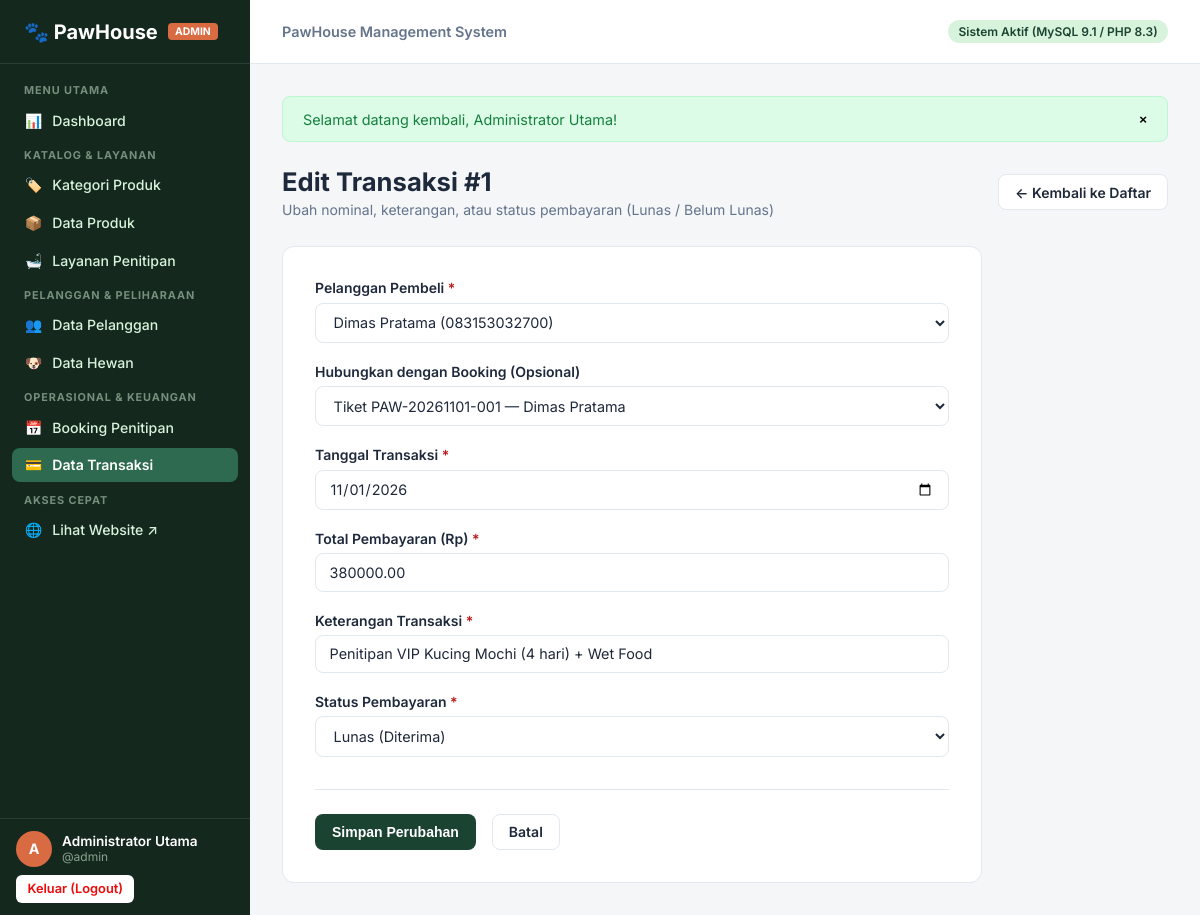
The app's page /admin/transactions/edit.php?id=1 (signed in) with its own data.
### tables this page shows
CREATE TABLE `transactions` (
  `id` INT AUTO_INCREMENT PRIMARY KEY,
  `customer_id` INT NOT NULL,
  `booking_id` INT NULL,
  `transaction_date` DATE NOT NULL,
  `description` VARCHAR(255) NOT NULL,
  `total` DECIMAL(12,2) NOT NULL,
  `payment_status` ENUM('Lunas', 'Belum Lunas') NOT NULL DEFAULT 'Belum Lunas',
  `created_at` TIMESTAMP DEFAULT CURRENT_TIMESTAMP,
  CONSTRAINT `fk_transactions_customer` FOREIGN KEY (`customer_id`) 
    REFERENCES `customers` (`id`) ON UPDATE CASCADE ON DELETE RESTRICT,
  CONSTRAINT `fk_transactions_booking` FOREIGN KEY (`booking_id`) 
    REFERENCES `bookings` (`id`) ON UPDATE CASCADE ON DELETE SET NULL
);

CREATE TABLE `customers` (
  `id` INT AUTO_INCREMENT PRIMARY KEY,
  `name` VARCHAR(100) NOT NULL,
  `phone` VARCHAR(20) NOT NULL,
  `email` VARCHAR(100) NULL,
  `address` TEXT NULL,
  `created_at` TIMESTAMP DEFAULT CURRENT_TIMESTAMP
);

### includes/functions.php (called while the page is built, shortened)
<?php
function e(?string $value): string {
    return htmlspecialchars((string)$value, ENT_QUOTES, 'UTF-8');
}

### config/database.php (called while the page is built, shortened)
<?php
function base_url(string $path = ''): string {
    return BASE_URL . ($path ? '/' . ltrim($path, '/') : '');
}

### admin/transactions/edit.php (the view, shortened to what this page needs)
<?php
require_once __DIR__ . '/../../config/database.php';
require_once __DIR__ . '/../../includes/functions.php';
$id = filter_input(INPUT_GET, 'id', FILTER_VALIDATE_INT);
$pdo = db();
$stmt = $pdo->prepare("SELECT * FROM transactions WHERE id = ?");
$stmt->execute([$id]);
$transaction = $stmt->fetch();
$customers = $pdo->query("SELECT id, name, phone FROM customers ORDER BY name ASC")->fetchAll();
$bookings = $pdo->query("
    SELECT b.id, b.booking_code, cust.name AS customer_name
    FROM bookings b
    JOIN customers cust ON b.customer_id = cust.id
    ORDER BY b.id DESC
    LIMIT 30
")->fetchAll();
require_once __DIR__ . '/../../includes/admin-header.php';
?>
<div class="page-header">
    <div>
        <h1 class="page-title">Edit Transaksi #<?= e($transaction['id']) ?></h1>
        <p class="page-subtitle">Ubah nominal, keterangan, atau status pembayaran (Lunas / Belum Lunas)</p>
    </div>
    <div>
        <a href="<?= base_url('admin/transactions/index.php') ?>" class="btn btn-outline">← Kembali ke Daftar</a>
    </div>
</div>
<div class="form-card">
    <form action="<?= base_url('admin/transactions/edit.php?id=' . $id) ?>" method="POST">
        <div class="form-group">
            <label for="customer_id" class="form-label">Pelanggan Pembeli <span class="req">*</span></label>
            <select name="customer_id" id="customer_id" class="form-control" required>
                <?php foreach ($customers as $c): ?>
                    <option value="<?= $c['id'] ?>" <?= (($transaction['customer_id'] == $c['id']) || (($_POST['customer_id'] ?? '') == $c['id'])) ? 'selected' : '' ?>>
                        <?= e($c['name']) ?> (<?= e($c['phone']) ?>)
                    </option>
                <?php endforeach; ?>
            </select>
        </div>
        <div class="form-group">
            <label for="booking_id" class="form-label">Hubungkan dengan Booking (Opsional)</label>
            <select name="booking_id" id="booking_id" class="form-control">
                <?php foreach ($bookings as $b): ?>
                    <option value="<?= $b['id'] ?>" <?= (($transaction['booking_id'] == $b['id']) || (($_POST['booking_id'] ?? '') == $b['id'])) ? 'selected' : '' ?>>
                        Tiket <?= e($b['booking_code']) ?> — <?= e($b['customer_name']) ?>
                    </option>
                <?php endforeach; ?>
            </select>
        </div>
        <div class="form-row">
            <div class="form-group">
                <label for="transaction_date" class="form-label">Tanggal Transaksi <span class="req">*</span></label>
                <input type="date" name="transaction_date" id="transaction_date" class="form-control" required value="<?= e($_POST['transaction_date'] ?? $transaction['transaction_date']) ?>">
            </div>
            <div class="form-group">
                <label for="total" class="form-label">Total Pembayaran (Rp) <span class="req">*</span></label>
                <input type="number" name="total" id="total" class="form-control" min="0" step="1000" required value="<?= e($_POST['total'] ?? $transaction['total']) ?>">
            </div>
        </div>
        <div class="form-group">
            <label for="description" class="form-label">Keterangan Transaksi <span class="req">*</span></label>
            <input type="text" name="description" id="description" class="form-control" required value="<?= e($_POST['description'] ?? $transaction['description']) ?>">
        </div>
        <div class="form-group">
            <label for="payment_status" class="form-label">Status Pembayaran <span class="req">*</span></label>
            <select name="payment_status" id="payment_status" class="form-control" required>
                <?php $currentPay = $_POST['payment_status'] ?? $transaction['payment_status']; ?>
                <option value="Lunas" <?= $currentPay === 'Lunas' ? 'selected' : '' ?>>Lunas (Diterima)</option>
            </select>
        </div>
        <div class="form-actions">
            <button type="submit" class="btn btn-primary">Simpan Perubahan</button>
            <a href="<?= base_url('admin/transactions/index.php') ?>" class="btn btn-outline">Batal</a>
        </div>
    </form>
</div>
<?php require_once __DIR__ . '/../../includes/admin-footer.php'; ?>

### assets/css/admin.css (style rules this page uses)
:root { --admin-sidebar-bg: #14281D; --admin-sidebar-hover: #1E3F2E; --admin-sidebar-active: #2D6A4F; --admin-sidebar-text: #D8F3DC; --color-primary: #1B4332; --color-primary-light: #2D6A4F; --color-accent: #D96B43; --color-accent-hover: #BF5730; --admin-bg: #F4F6F8; --admin-surface: #FFFFFF; --admin-border: #E2E8F0; --admin-text: #1E293B; --admin-text-muted: #64748B; --color-success: #15803D; --color-success-bg: #DCFCE7; --color-warning: #B45309; --color-warning-bg: #FEF3C7; --color-danger: #B91C1C; --color-danger-bg: #FEE2E2; --color-info: #0369A1; --color-info-bg: #E0F2FE; --sidebar-width: 250px; --header-height: 64px; --radius-sm: 6px; --radius-md: 8px; --radius-lg: 12px; --shadow-sm: 0 1px 2px 0 rgba(0, 0, 0, 0.05); --shadow-md: 0 4px 6px -1px rgba(0, 0, 0, 0.1), 0 2px 4px -1px rgba(0, 0, 0, 0.06); }
*, *::before, *::after { box-sizing: border-box; margin: 0; padding: 0; }
body { font-family: 'Inter', -apple-system, BlinkMacSystemFont, 'Segoe UI', Roboto, sans-serif; color: var(--admin-text); background: var(--admin-bg); min-height: 100vh; display: flex; }
.page-header { display: flex; justify-content: space-between; align-items: center; margin-bottom: 1.75rem; flex-wrap: wrap; gap: 1rem; }
.page-title { font-size: 1.6rem; font-weight: 700; color: var(--admin-text); }
.page-subtitle { font-size: 0.875rem; color: var(--admin-text-muted); margin-top: 0.25rem; }
.btn { display: inline-flex; align-items: center; justify-content: center; gap: 6px; padding: 0.55rem 1rem; font-size: 0.875rem; font-weight: 600; border-radius: var(--radius-md); border: 1px solid transparent; cursor: pointer; text-decoration: none; transition: all 0.15s ease; }
.btn-primary { background: var(--color-primary); color: #FFFFFF; }
.btn-outline { background: #FFFFFF; border-color: var(--admin-border); color: var(--admin-text); }
.form-card { background: var(--admin-surface); border: 1px solid var(--admin-border); border-radius: var(--radius-lg); padding: 2rem; max-width: 700px; }
.form-group { margin-bottom: 1.25rem; }
.form-label { display: block; font-size: 0.875rem; font-weight: 600; margin-bottom: 0.4rem; color: var(--admin-text); }
.form-label .req { color: var(--color-danger); }
.form-control { width: 100%; padding: 0.6rem 0.85rem; font-size: 0.9rem; font-family: inherit; border: 1px solid var(--admin-border); border-radius: var(--radius-md); background: #FFFFFF; color: var(--admin-text); }
.form-actions { display: flex; gap: 1rem; margin-top: 2rem; padding-top: 1.5rem; border-top: 1px solid var(--admin-border); }

### records on screen
transactions: id "1", customer_id "Dimas Pratama (083153032700)", booking_id "Tiket PAW-20261101-001 — Dimas Pratama", transaction_date "11/01/2026", total "380000.00", description "Penitipan VIP Kucing Mochi (4 hari) + Wet Food", payment_status "Lunas (Diterima)"

### other values on screen
$currentAdmin['role'] "ADMIN"
substr($currentAdmin['name'] ?? 'A', 0, 1) "A"
$currentAdmin['name'] "Administrator Utama"
$currentAdmin['username'] "admin"
$flash['message'] "Selamat datang kembali, Administrator Utama!"
